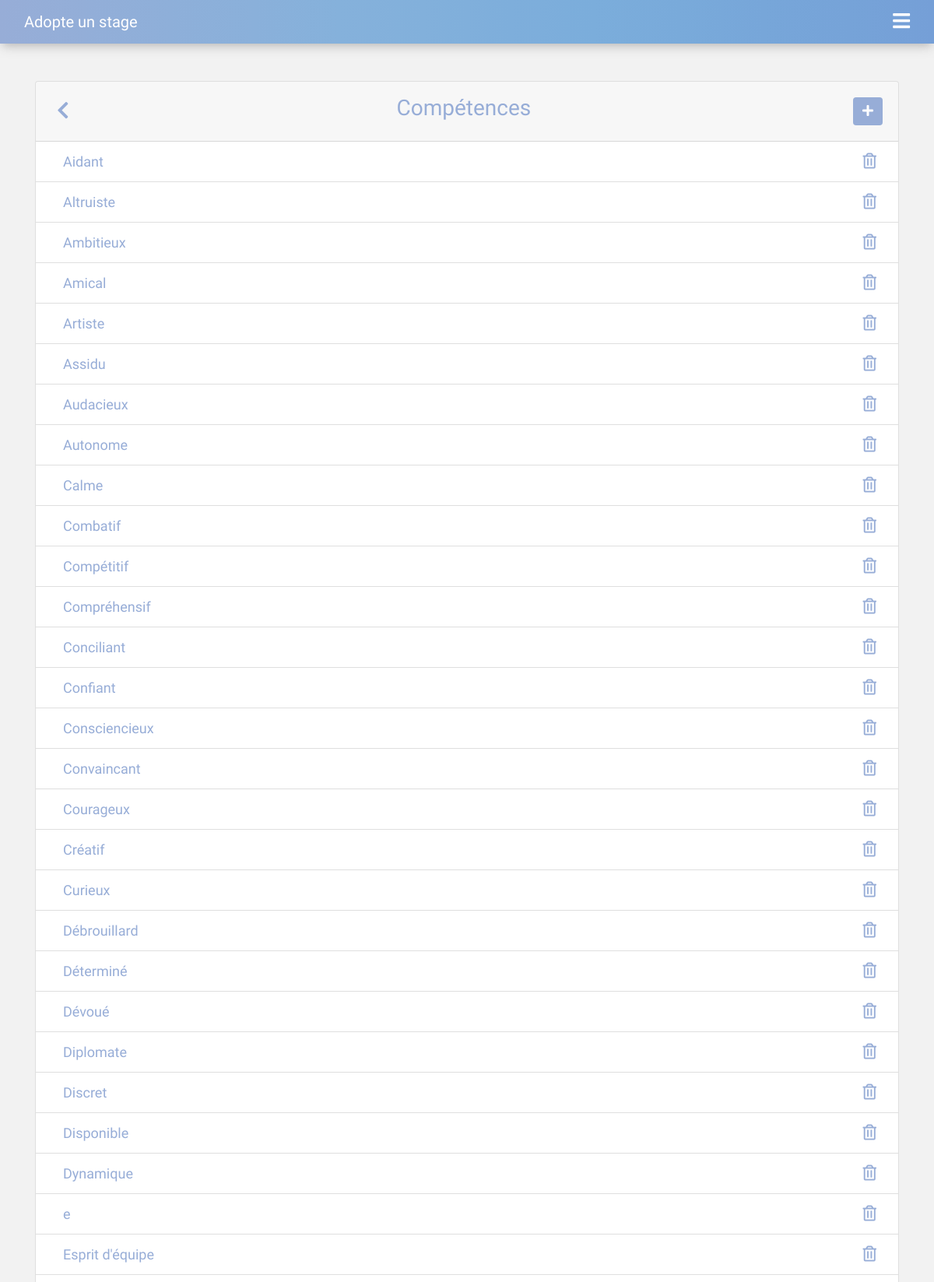
The app's page /public/admin/skills (signed in, upper part) with its own data.
### tables this page shows
CREATE TABLE `skills` (
  `id` int(11) NOT NULL,
  `name` varchar(255) NOT NULL
);

### public/Controller/AdminController.php (called while the page is built, shortened)
<?php
class AdminController extends AbstractController
{
    public function skills() {
        $this->template->addVariable("keywords", "Adopteunstage, entreprise, compétence, skill, modifier, infos, informations, donnée, données");
        $this->template->addVariable("description", "Vous pouvez supprimer ou ajouter une compétence.");
        $this->template->addVariable("title", "Adopteunstage - Aperçu des compétences");
        Kernel::getInstance()->redirectIfNotAdmin($_SESSION["user_id"]);
        $this->template->addVariable("skills", SkillModel::getInstance()->getSkills());
        $this->template->renderView("admin/skills");
    }
}

### public/Kernel/Core.php (called while the page is built, shortened)
<?php
class Core
{
    public function initCore() {
        $parameters = $_GET;
        $request = new Request();
        $request->throwNewRequest($parameters);
    }
}

### public/index.php (called while the page is built, shortened)
<?php
require './Kernel/Autoloader.php';
$core = new Core();
$core->initCore();

### public/Kernel/Singleton.php (called while the page is built, shortened)
<?php
class Singleton
{
    private static $instance = null;
    public static function getInstance() {
        if (is_null(Singleton::$instance)) {
            self::$instance = new static();
        }
        return self::$instance;
    }
}

### public/Kernel/Kernel.php (called while the page is built, shortened)
<?php
class Kernel extends Singleton
{
    private $pdo = null;
    public function getPdo() {
        return $this->pdo;
    }
    public function initPdo() {
        $config = include '../private/config/config.php';
        try {
            $pdoInstance = new PDO(sprintf('mysql:host=%s;dbname=%s', $config["DB_HOST"], $config["DB_NAME"]), $config["DB_USER"],
             $config["DB_PASSWORD"], [
                    PDO::ATTR_ERRMODE => PDO::ERRMODE_EXCEPTION,
                    PDO::ATTR_DEFAULT_FETCH_MODE => PDO::FETCH_OBJ
                ]);
            $pdoInstance->exec("SET CHARACTER SET utf8");
            $pdoInstance->exec("SET NAMES utf8");
            $this->pdo = $pdoInstance;
        } catch (PDOException $e) {
            $message = "Erreur de base de données.";
            die("<h3>" . $message . "</h3>");
        }
    }
    public function redirectIfNotAdmin($user_id) {
        if(!AdminModel::getInstance()->isAdmin($user_id)) {
            InternsModel::getInstance()->isIntern()
            ? header('location: http://localhost:8888/Adopteunstage-main/public/interns/home')
            : header('location: http://localhost:8888/Adopteunstage-main/public/enterprises/home');
        }
    }
}

### public/Model/SkillModel.php (called while the page is built, shortened)
<?php
class SkillModel
{
    private static $instance = null;
    public static function getInstance()
    {
        if (is_null(self::$instance)) {
            self::$instance = new self();
        }
        return self::$instance;
    }
    public function getSkills() {
        $stmt = Kernel::getInstance()->getPdo()->prepare("SELECT * FROM skills ORDER BY name ASC");
        $stmt->execute();
        return $stmt->fetchAll();
    }
}

### public/Kernel/Autoloader.php (called while the page is built, shortened)
<?php
class Autoloader {
    public static function register($className) {
        $file = str_replace('\\', '/', $className) . '.php';
        if (file_exists($file)) {
            return true;
        }
        return false;
    }
}

### public/Kernel/AbstractController.php (called while the page is built, shortened)
<?php
class AbstractController
{
    public function __construct() {
        $this->template = new Template();
    }
}

### public/Model/AdminModel.php (called while the page is built, shortened)
<?php
class AdminModel
{
    private static $instance = null;
    public static function getInstance()
    {
        if (is_null(self::$instance)) {
            self::$instance = new self();
        }
        return self::$instance;
    }
    public function isAdmin($user_id) {
        if(InternsModel::getInstance()->isIntern()) {
            $stmt = Kernel::getInstance()->getPdo()->prepare("SELECT * FROM interns WHERE isAdmin = ? AND id = ?");
            $stmt->execute([1, $user_id]);
            if($stmt->rowCount() == 1) {
                return true;
            }
        } else {
            $stmt = Kernel::getInstance()->getPdo()->prepare("SELECT * FROM enterprises WHERE isAdmin = ? AND id = ?");
            $stmt->execute([1, $user_id]);
            if($stmt->rowCount() == 1) {
                return true;
            }
        }
        return false;
    }
    public function isConnected() {
        return !empty($_SESSION['auth']);
    }
}

### public/Model/InternsModel.php (called while the page is built, shortened)
<?php
class InternsModel
{
    private static $instance = null;
    public static function getInstance()
    {
        if (is_null(self::$instance)) {
            self::$instance = new self();
        }
        return self::$instance;
    }
    public function isIntern() {
        if($_SESSION["status"] == "intern") {
            return true;
        }
        return false;
    }
}

### public/View/admin/skills.php (the view, shortened to what this page needs)
<?php $skills  = $this->var["skills"];?>
<div class="container pt-5">
    <div class="card">
    <div class="card-header card_header">
            <a href="dashboard"><i class="fas fa-chevron-left"></i></a>
            <h3>Compétences</h3>
            <button class="btn form_btn" href="" data-toggle="modal" data-target="#exampleModal">
                <i class="fas fa-plus"></i>
            </button>
        </div>
        <div class="skill_card">
            <ul class="list-group list-group-flush">
                <?php foreach ($skills as $skill) : ?>
                <li class="skill_card_li list-group-item col-lg-12">
                    <div class="col-lg-6"><?= $skill->name ?></div>
                    <div>
                        <a id="<?= $skill->id ?>"><i class="far fa-trash-alt mr-2"></i></i></a>
                    </div>
                </li>
                <?php endforeach; ?>
        </div>
    </div>
</div>

### public/assets/css/style.css (style rules this page uses)
html { height: 100%; }
body { font-weight: 500; color: #97add7; font-family: 'Advent Pro', sans-serif; font-size: 25px; background: rgba(0,0,0,.05); min-height: 100%; display: flex; flex-direction: column; }
.form_btn { color: white; border: none; background: #97add7; }
.card_header { color: #97add7; display: flex; justify-content: space-between; align-items: center; }
.card_header a { text-decoration: none; color: #97add7; margin: 7px; }
.skill_card > ul > li { color: #97add7; font-size: 18px; }
.skill_card_li { display: flex; justify-content: space-between; align-items: center; }
.skill_card_li > div > a i { color : #97add7; font-size: 20px; }

### records on screen
skills: name "Aidant"
skills: name "Altruiste"
skills: name "Ambitieux"
skills: name "Amical"
skills: name "Artiste"
skills: name "Assidu"
skills: name "Audacieux"
skills: name "Autonome"
skills: name "Calme"
skills: name "Combatif"
skills: name "Compétitif"
skills: name "Compréhensif"
skills: name "Conciliant"
skills: name "Confiant"
skills: name "Consciencieux"
skills: name "Convaincant"
skills: name "Courageux"
skills: name "Créatif"
skills: name "Curieux"
skills: name "Débrouillard"
skills: name "Déterminé"
skills: name "Dévoué"
skills: name "Diplomate"
skills: name "Discret"
skills: name "Disponible"
skills: name "Dynamique"
skills: name "e"
skills: name "Esprit d'équipe"
